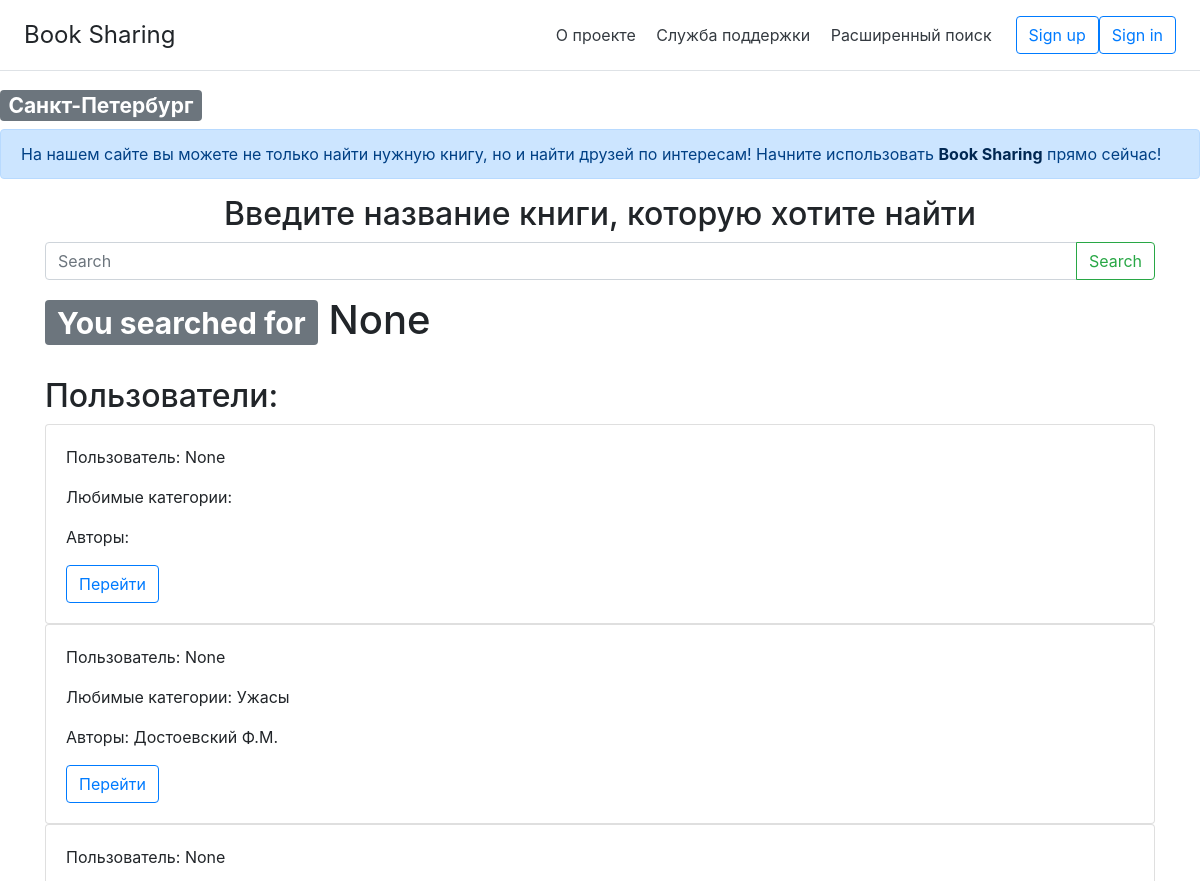
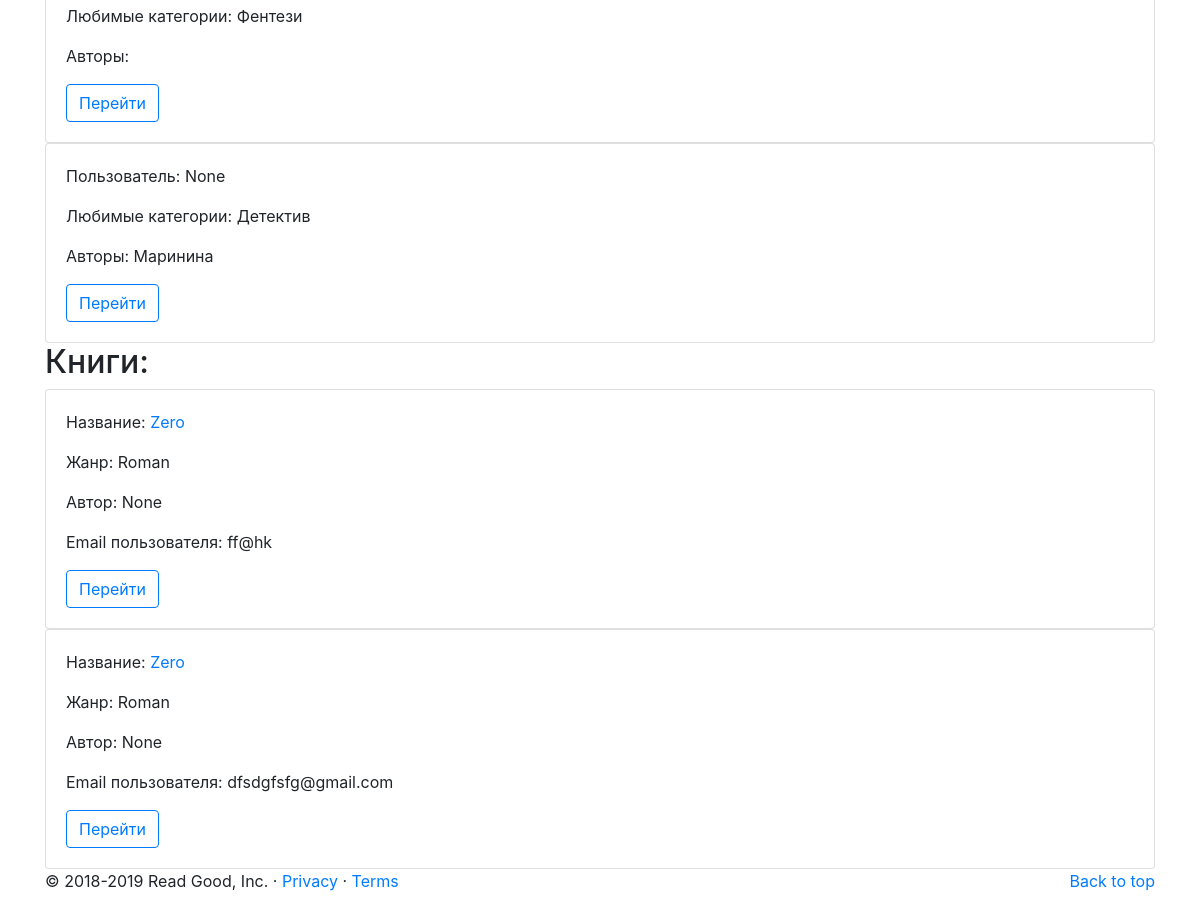
Screenshot of /search with the database file from the repository (2 pictures, top to bottom).
### tables this page shows
CREATE TABLE users (
           userID INTEGER PRIMARY KEY AUTOINCREMENT,
           password TEXT,
           email TEXT,
           full_name TEXT,
           user_info TEXT,
           f_genres TEXT,
           f_authors TEXT,
           wish_books TEXT,
           owned_books TEXT,
           time_from_registration INTEGER,
           number_of_exchanges INTEGER,
           rating REAL
);

CREATE TABLE books (
           bookID INTEGER PRIMARY KEY AUTOINCREMENT,
           book_status TEXT,
           book_author TEXT,
           book_title TEXT, 
           book_genres TEXT,
           creatorID INTEGER,
           email TEXT,
           FOREIGN KEY (creatorID) REFERENCES users(userID)
           FOREIGN KEY (email) REFERENCES users(email)  
);

### newapp.py (the view)
@app.route('/search')
def search_for_person():
    q = request.args.get('query')
    conn = sqlite3.connect('app.db')
    conn.row_factory = dict_factory
    c = conn.cursor()
    c.execute("SELECT * FROM users WHERE full_name LIKE '%{q}%' OR email LIKE '%{q}%'"
              "".format(q=q))
    users = list(c.fetchall())
    c.execute("SELECT DISTINCT * FROM books WHERE book_author LIKE '%{q}%' " \
                                              "OR book_title LIKE '%{q}%' " \
                                              "OR book_genres LIKE '%{q}%'" \
              "".format(q=q))
    books = list(c.fetchall())
    conn.close()
    return render_template('search_results.html', q=q, users=users, books=books)

### newapp.py (called while the page is built)
def dict_factory(cursor, row):
    d = {}
    for idx, col in enumerate(cursor.description):
        d[col[0]] = row[idx]
    return d

### templates/search_results.html (shortened to what this page needs)
{% extends "basic.html" %}
{% block body %}
    <div class="container">
        <h1><span class="badge badge-secondary"> You searched for   </span> {{q}} </h1>
        <br>
        <h2>Пользователи:</h2>
        {% for user in users %}
        <div class="card">
            <div class="card-body">
                <p> Пользователь: {{user.full_name}} </p>
                <p> Любимые категории: {{user.f_genres}} </p>
                <p> Авторы: {{user.f_authors}} </p>
                <div><a href="/userid/{{ user.userID }}" class="btn btn-outline-primary">Перейти</a></div>
            </div>
        </div>
        {% else %}
        <div class="alert alert-warning">Пользователь не найден!</div>
        {% endfor %}
        <h2>Книги:</h2>
        {% for book in books %}
        <div class="card">
            <div class="card-body">
                <p> Название: <a href="/bookid/{{ book.bookID }}"> {{book.book_title}} </a> </p>
                <p> Жанр: {{book.book_genres}} </p>
                <p> Автор: {{book.book_author}} </p>
                <p> Email пользователя: {{book.email}} </p>
                <div><a href="/bookid/{{ book.bookID }}" class="btn btn-outline-primary">Перейти</a></div>
            </div>
        </div>
        {% else %}
        <div class="alert alert-warning">Книги не найдены!</div>
        {% endfor %}
    </div>
{% endblock %}

### templates/basic.html (shortened to what this page needs)
<!DOCTYPE html>
<html lang="en">
<head>
    <link rel="stylesheet" href="https://stackpath.bootstrapcdn.com/bootstrap/4.1.3/css/bootstrap.min.css"
>
</head>
<body>
    <div class="d-flex flex-column flex-md-row align-items-center p-3 px-md-4 mb-3 bg-white border-bottom box-shadow">
        <h4 class="my-0 mr-md-auto font-weight-normal">Book Sharing</h4>
        <nav class="my-2 my-md-0 mr-md-3">
            <a class="p-2 text-dark" href="#">О проекте</a>
            <a class="p-2 text-dark" href="#">Служба поддержки</a>
            <a class="p-2 text-dark" href="#">Расширенный поиск</a>
        </nav>
        <a class="btn btn-outline-primary" href="/add_user">Sign up</a>
        <a class="btn btn-outline-primary" href="/singin">Sign in</a>
    </div>
    <h3><span class="badge badge-secondary">Санкт-Петербург</span></h3>
    <div class="alert alert-primary" role="alert">
        На нашем сайте вы можете не только найти нужную книгу, но и найти друзей по интересам! Начните использовать <a
            href="#" class="alert-link">Book Sharing</a> прямо сейчас!
    </div>
    <div class="container">
        <div class="text-center">
            <div><h2>Введите название книги, которую хотите найти</h2></div>
            <form class="form" method="get" action="/search">
                <div class="input-group mb-3">
                    <input class="form-control" type="search" name="query" placeholder="Search" aria-label="Search">
                    <div class="input-group-append">
                        <button class="btn btn-outline-success" type="submit">Search</button>
                    </div>
                </div>
            </form>
        </div>
    </div>
{% block body %}
{% endblock %}
<footer class="container">
    <p class="float-right"><a href="#">Back to top</a></p>
    <p>&copy; 2018-2019 Read Good, Inc. &middot; <a href="#">Privacy</a> &middot; <a href="#">Terms</a></p>
</footer>
</body>
</html>

### rows the page displays
users: full_name "None"
users: full_name "None", f_genres "Ужасы", f_authors "Достоевский Ф.М."
users: full_name "None", f_genres "Фентези"
users: full_name "None", f_genres "Детектив", f_authors "Маринина"
books: book_title "Zero", book_genres "Roman", book_author "None", email "ff@hk"
books: book_title "Zero", book_genres "Roman", book_author "None", email "dfsdgfsfg@gmail.com"

### other values shown
{{ q }} "None"
